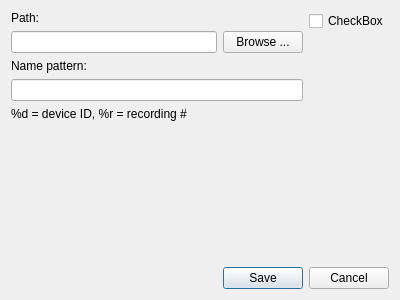
<?xml version="1.0" encoding="UTF-8"?>
<ui version="4.0">
 <class>ExportDialog</class>
 <widget class="QDialog" name="ExportDialog">
  <property name="geometry">
   <rect>
    <x>0</x>
    <y>0</y>
    <width>400</width>
    <height>300</height>
   </rect>
  </property>
  <property name="windowTitle">
   <string>Dialog</string>
  </property>
  <layout class="QVBoxLayout" name="verticalLayout_2">
   <item>
    <layout class="QHBoxLayout" name="horizontalLayout">
     <item>
      <layout class="QVBoxLayout" name="verticalLayout_4">
       <item>
        <widget class="QLabel" name="label">
         <property name="text">
          <string>Path:</string>
         </property>
        </widget>
       </item>
       <item>
        <layout class="QHBoxLayout" name="horizontalLayout_2">
         <item>
          <widget class="QLineEdit" name="directory"/>
         </item>
         <item>
          <widget class="QPushButton" name="browse">
           <property name="text">
            <string>Browse ...</string>
           </property>
          </widget>
         </item>
        </layout>
       </item>
       <item>
        <widget class="QLabel" name="label_2">
         <property name="text">
          <string>Name pattern:</string>
         </property>
        </widget>
       </item>
       <item>
        <widget class="QLineEdit" name="path"/>
       </item>
       <item>
        <widget class="QLabel" name="label_3">
         <property name="text">
          <string>%d = device ID, %r = recording #</string>
         </property>
         <property name="scaledContents">
          <bool>false</bool>
         </property>
        </widget>
       </item>
       <item>
        <spacer name="verticalSpacer">
         <property name="orientation">
          <enum>Qt::Vertical</enum>
         </property>
         <property name="sizeHint" stdset="0">
          <size>
           <width>20</width>
           <height>40</height>
          </size>
         </property>
        </spacer>
       </item>
      </layout>
     </item>
     <item>
      <layout class="QVBoxLayout" name="verticalLayout_5">
       <item>
        <widget class="QCheckBox" name="checkBox">
         <property name="text">
          <string>CheckBox</string>
         </property>
        </widget>
       </item>
       <item>
        <spacer name="verticalSpacer_2">
         <property name="orientation">
          <enum>Qt::Vertical</enum>
         </property>
         <property name="sizeHint" stdset="0">
          <size>
           <width>20</width>
           <height>40</height>
          </size>
         </property>
        </spacer>
       </item>
      </layout>
     </item>
    </layout>
   </item>
   <item>
    <widget class="QDialogButtonBox" name="buttonBox">
     <property name="orientation">
      <enum>Qt::Horizontal</enum>
     </property>
     <property name="standardButtons">
      <set>QDialogButtonBox::Cancel|QDialogButtonBox::Save</set>
     </property>
    </widget>
   </item>
  </layout>
 </widget>
 <resources/>
 <connections>
  <connection>
   <sender>buttonBox</sender>
   <signal>accepted()</signal>
   <receiver>ExportDialog</receiver>
   <slot>accept()</slot>
   <hints>
    <hint type="sourcelabel">
     <x>257</x>
     <y>290</y>
    </hint>
    <hint type="destinationlabel">
     <x>157</x>
     <y>274</y>
    </hint>
   </hints>
  </connection>
  <connection>
   <sender>buttonBox</sender>
   <signal>rejected()</signal>
   <receiver>ExportDialog</receiver>
   <slot>reject()</slot>
   <hints>
    <hint type="sourcelabel">
     <x>325</x>
     <y>290</y>
    </hint>
    <hint type="destinationlabel">
     <x>286</x>
     <y>274</y>
    </hint>
   </hints>
  </connection>
 </connections>
</ui>
